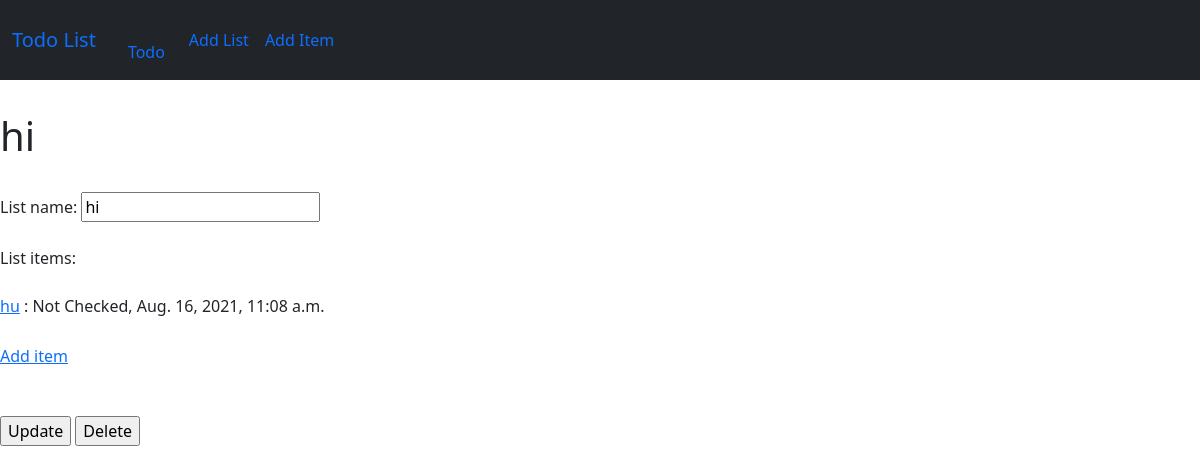
The app's page /todo/27/ with its own data.
### todo/models.py (models this page shows, shortened)
class TodoList(models.Model):
    list_name = models.CharField(max_length=100, unique=True, blank=True, null=True)

class TodoItem(models.Model):
    now=datetime.datetime.now()
    title = models.CharField(max_length=100)
    checked = models.BooleanField(default=False)
    due_date= models.DateTimeField(default=now)
    todo_list = models.ForeignKey(to=TodoList, on_delete=models.CASCADE)
    class Meta:
        constraints = [
            models.UniqueConstraint(fields=['title', 'todo_list'], name='name of constraint')
        ]

### todo/views.py (the view, shortened to what this page needs)
# urls.py: path('<int:list_id>/', detail, name='list_details'),
def detail(request,list_id):
    if request.method == "GET":
        try:
            todolist=TodoList.objects.get(id=list_id)
        except:
            raise Http404("This List Does not exist")
        items_list=TodoItem.objects.filter(todo_list=todolist)
        context={
            'todolist':todolist,
            'items_list':items_list
        }
        return render(request, 'todo/detail.html',context)

### todo/templates/todo/detail.html (shortened to what this page needs)
{% extends 'base.html' %}
{% block content %}
    <form action="{% url 'todo:list_details' todolist.id %}" method="POST">
        <fieldset>
            <h1>{{todolist.list_name}}</h1><br>
            List name: <input type="text" name="name" id="name" value={{todolist.list_name}}>
            <br><br>
            List items:<br><br>
            <table>
                <th>
                {% for item in items_list %}
                <br>
                <tr>
                    {% if item.checked == True %}
                        <a href="/todo/{{todolist.id}}/{{item.id}}/">{{item.title}}</a>
                        &nbsp:&nbspChecked,&nbsp{{item.due_date}}
                    {% else %}
                        <a href="/todo/{{todolist.id}}/{{item.id}}/">{{item.title}}</a>
                    {% endif %}
                </tr>
                {% endfor %}
                </th>
            </table>
            <a href="createitem/" >Add item</a>
            <br><br><br>
            <input type="submit" name="update" value="Update">
            <input type="submit" name="delete" value="Delete">
        </fieldset>
    </form>
{% endblock %}

### records on screen
TodoList: list_name "hi", name "hi"
TodoItem: title "hu"
